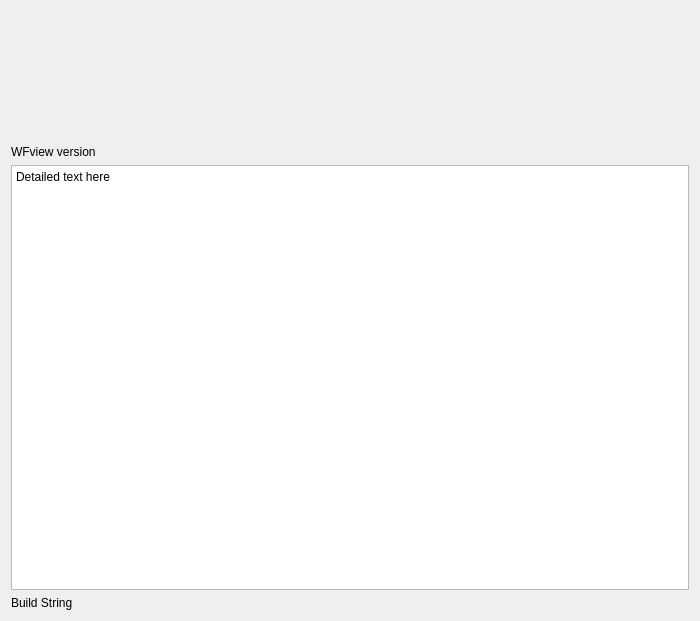
<?xml version="1.0" encoding="UTF-8"?>
<ui version="4.0">
 <class>aboutbox</class>
 <widget class="QWidget" name="aboutbox">
  <property name="geometry">
   <rect>
    <x>0</x>
    <y>0</y>
    <width>700</width>
    <height>621</height>
   </rect>
  </property>
  <property name="windowTitle">
   <string>Form</string>
  </property>
  <layout class="QVBoxLayout" name="verticalLayout">
   <item>
    <widget class="QPushButton" name="logoBtn">
     <property name="minimumSize">
      <size>
       <width>0</width>
       <height>128</height>
      </size>
     </property>
     <property name="sizeIncrement">
      <size>
       <width>0</width>
       <height>0</height>
      </size>
     </property>
     <property name="text">
      <string/>
     </property>
     <property name="iconSize">
      <size>
       <width>128</width>
       <height>128</height>
      </size>
     </property>
     <property name="flat">
      <bool>true</bool>
     </property>
    </widget>
   </item>
   <item>
    <widget class="QLabel" name="topText">
     <property name="text">
      <string>WFview version</string>
     </property>
    </widget>
   </item>
   <item>
    <widget class="QTextBrowser" name="midTextBox">
     <property name="html">
      <string>&lt;!DOCTYPE HTML PUBLIC &quot;-//W3C//DTD HTML 4.0//EN&quot; &quot;http://www.w3.org/TR/REC-html40/strict.dtd&quot;&gt;
&lt;html&gt;&lt;head&gt;&lt;meta name=&quot;qrichtext&quot; content=&quot;1&quot; /&gt;&lt;style type=&quot;text/css&quot;&gt;
p, li { white-space: pre-wrap; }
&lt;/style&gt;&lt;/head&gt;&lt;body style=&quot; font-family:'Ubuntu'; font-size:10pt; font-weight:400; font-style:normal;&quot;&gt;
&lt;p style=&quot; margin-top:0px; margin-bottom:0px; margin-left:0px; margin-right:0px; -qt-block-indent:0; text-indent:0px;&quot;&gt;&lt;span style=&quot; font-family:'Noto Sans'; font-size:9pt;&quot;&gt;Detailed text here&lt;/span&gt;&lt;/p&gt;&lt;/body&gt;&lt;/html&gt;</string>
     </property>
     <property name="openExternalLinks">
      <bool>true</bool>
     </property>
    </widget>
   </item>
   <item>
    <widget class="QLabel" name="bottomText">
     <property name="text">
      <string>Build String</string>
     </property>
    </widget>
   </item>
  </layout>
 </widget>
 <resources/>
 <connections/>
</ui>
